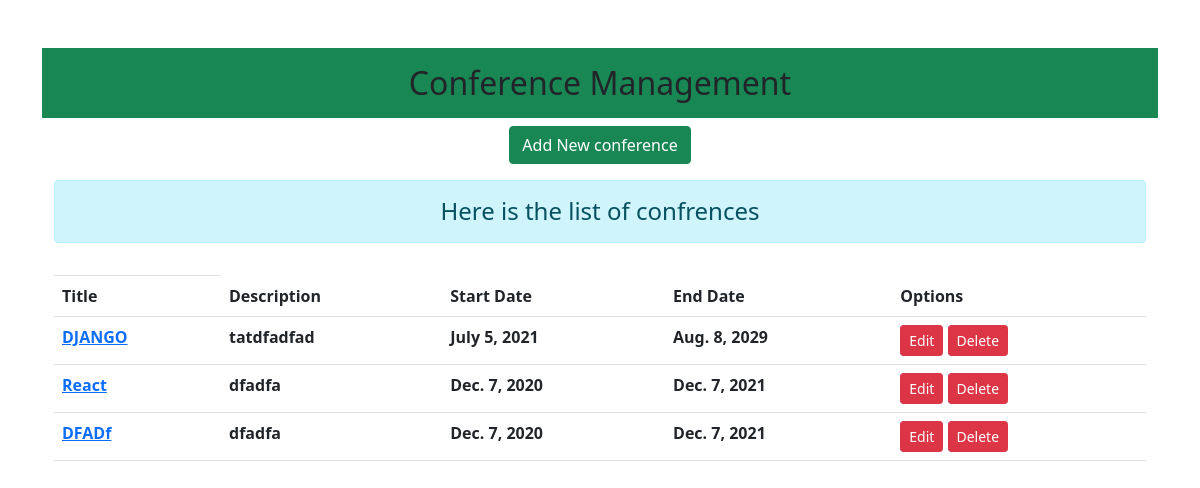
The page / on the database its author committed.
### myapp/models.py (models this page shows)
class ConferenceModel(models.Model):
    conference_title = models.TextField(null=False,primary_key=True)
    conference_description = models.CharField(max_length=1000,null=False)
    conference_start_date = models.DateField(null=False)
    conference_end_date = models.DateField(null=False)

### myapp/views.py (the view)
# urls.py: path('',views.conferenceView,name='conference'),
def conferenceView(request):
    if request.method == 'POST':
        conferenceform = ConferenceForm(request.POST)
        if conferenceform.is_valid():
            conferenceform.save()
            conferenceform = ConferenceForm()
    else:
        conferenceform = ConferenceForm()
    conference = ConferenceModel.objects.all()
    return render(request,'myapp/conference.html',{'conference':conference,'conferenceform':conferenceform})

### myapp/forms.py
class ConferenceForm(forms.ModelForm):
    class Meta:
        model = ConferenceModel
        fields = ['conference_title','conference_description','conference_start_date','conference_end_date']
        widgets = {
            'conference_title' : forms.TextInput(attrs={'class':'form-control '}),
            'conference_description' : forms.TextInput(attrs={'class':'form-control'}),
            'conference_start_date' : forms.TextInput(attrs={'class':'form-control','placeholder':'YYYY-MM-DD'}),
            'conference_end_date' : forms.TextInput(attrs={'class':'form-control','placeholder':'YYYY-MM-DD'})
        }

### myapp/templates/myapp/conference.html (shortened to what this page needs)
{% extends 'myapp/base.html' %}
{% block content %}
<div class="text-center">
    <button class="btn btn-success col" type="button" data-bs-toggle="offcanvas" data-bs-target="#offcanvasRight" aria-controls="offcanvasRight">Add New conference</button>
</div>
<div class="container mt-3">
    <h4 class="alert alert-info text-center">
        Here is the list of confrences
    </h4>
    <table class="table table-hover">
        <th class="thead-dark">
            <tr>
                <th scope="col">Title</th>
                <th scope="col">Description</th>
                <th scope="col">Start Date</th>
                <th scope="col">End Date</th>
                <th scope="col">Options</th>
            </tr>
        </th>
            {% for conferences in conference %}
            <tr>
                <th scope="col"><a href="{% url 'talks' conferences.conference_title %}">{{conferences.conference_title}}</a></th>
                <th scope="col">{{conferences.conference_description}}</th>
                <th scope="col">{{conferences.conference_start_date}}</th>
                <th scope="col">{{conferences.conference_end_date}}</th>
                <td>
                    <a href="{% url 'conferenceedit' conferences.conference_title %}" class="btn btn-danger btn-sm">Edit</a>
                    <form action="{% url 'conferencedelete' conferences.conference_title %}" method="POST" class="d-inline">
                        <input type="submit" value="Delete" class="btn btn-danger btn-sm">
                    </form>
                </td>
            </tr>
            {% endfor %}
    </table>
</div>
{% endblock content %}

### rows shown on the page
ConferenceModel: conference_title "DJANGO", conference_description "tatdfadfad", conference_start_date "July 5, 2021", conference_end_date "Aug. 8, 2029"
ConferenceModel: conference_title "React", conference_description "dfadfa", conference_start_date "Dec. 7, 2020", conference_end_date "Dec. 7, 2021"
ConferenceModel: conference_title "DFADf", conference_description "dfadfa", conference_start_date "Dec. 7, 2020", conference_end_date "Dec. 7, 2021"
